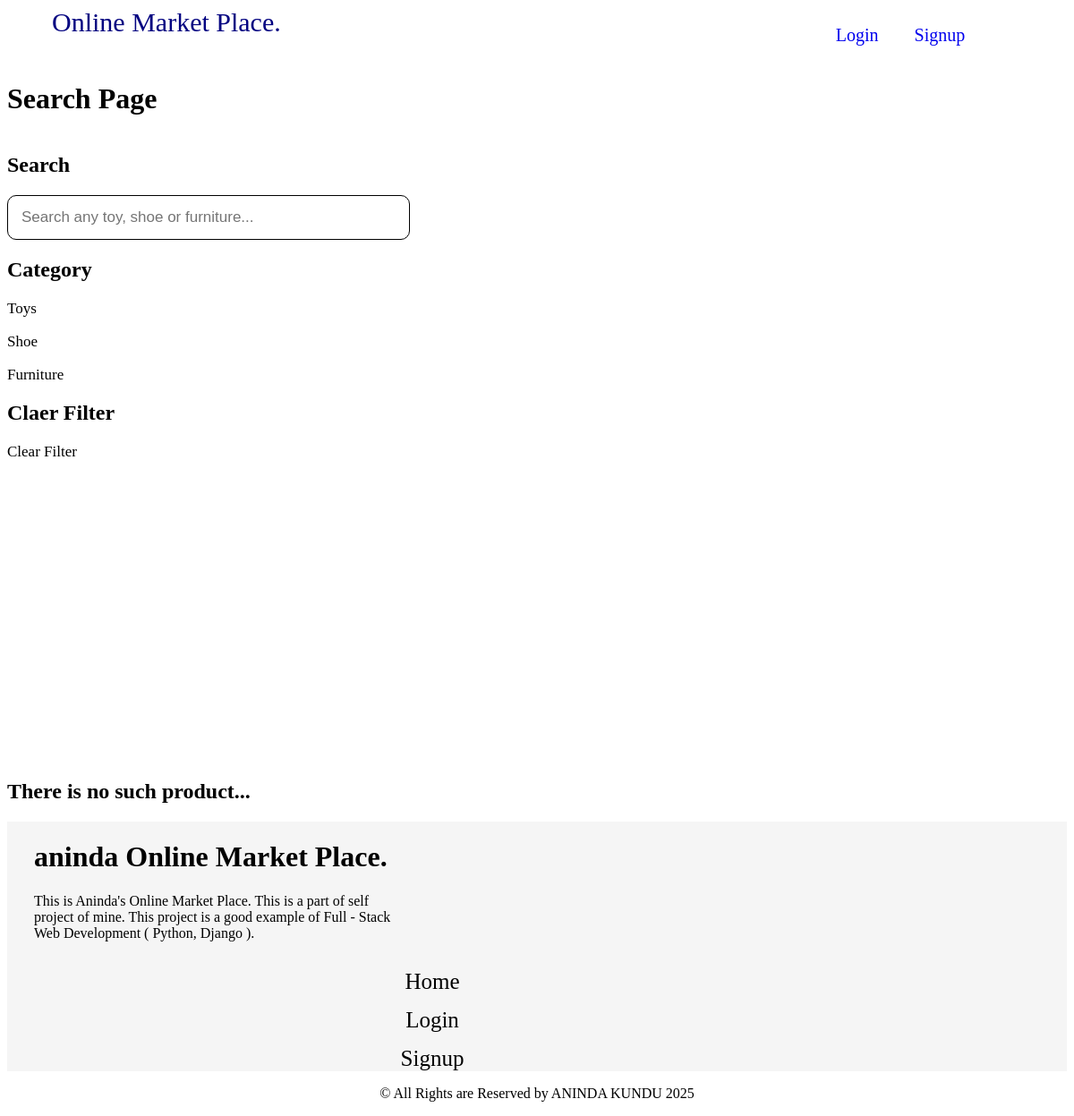
Screenshot of /search with the database file from the repository.
### marketplace/models.py (models this page shows)
class Category(models.Model):
    name = models.CharField(max_length = 255)
    def __str__(self):
        return self.name
    class Meta:
        verbose_name_plural = "Categories"

### marketplace/views.py (the view)
# urls.py: path('search', views.search, name = "search"),
def search(request):
    query = request.GET.get('query', '')
    items = Item.objects.none()
    if query:
        items = Item.objects.filter(Q(name__icontains = query) | Q(description__icontains = query))
    categories = Category.objects.all()
    category_id = request.GET.get('category', 0)
    if category_id:
        items = Item.objects.filter(category_id = category_id)
    return render(request, 'marketplace/search.html', {'query': query, 'items': items, 'categories': categories, 'category_id': category_id})

### marketplace/templates/marketplace/search.html (shortened to what this page needs)
{%  extends 'core/base.html' %}
{%  load static %}
{%  block content %}
<h1>Search Page</h1>
<div class = "measurement">
    <div class = "chart">
        <h2>Search</h2>
        <div>
            <form method = "GET" action = "{% url 'search'  %}">
                <input type = "search" name = "query"  value = "{{query}}"  placeholder = "Search any toy, shoe or furniture..." class = "diameter">
            </form>
        </div>
        <div>
            <h2>Category</h2>
            {% for category in categories %}
                <a href = "{% url 'search' %}?query={{query}}&category={{category.id}}" class = "perimeter">
                    <p>{{category}}</p>
                </a>
            {%  endfor %}
        </div>
        <h2>Claer Filter</h2>
        <a href = "{% url 'search' %}" class = "perimeter">Clear Filter</a>
    </div>
    <div class = "radius">
        {%  if items %}
            {%  for item in items %}
                <a href = "{% url 'detail_item' item.id  %}" class = "diagram">
                    <div class = "dimension">
                        <h3>{{item.name}}</h3>
                        <img src = "{{item.image.url}}" alt = "Search Image" class = "centimeter" >
                        <p> $ {{item.price}}</p>
                        <p>{{ item.description | truncatechars:40 }}</p>
                    </div>
                </a>
            {%  endfor %}
        {%  else %}
            <h2>There is no such product...</h2>
        {%  endif %}
    </div>
</div>
{%  endblock %}

### marketplace/static/css/marketplace.css (style rules this page uses)
.measurement { display: flex; flex-wrap: wrap; }
.chart { width: 500px; height: 700px; }
.radius { width: 950px; display: flex; flex-wrap: wrap; }
.diameter { width: 450px; height: 50px; border-radius: 10px; border: 1px solid black; padding-left: 15px; font-size: 17px; }
.perimeter { text-decoration: none; color: black; font-size: 17px; }

### rows the page displays
Category: name "Toys"
Category: name "Shoe"
Category: name "Furniture"
